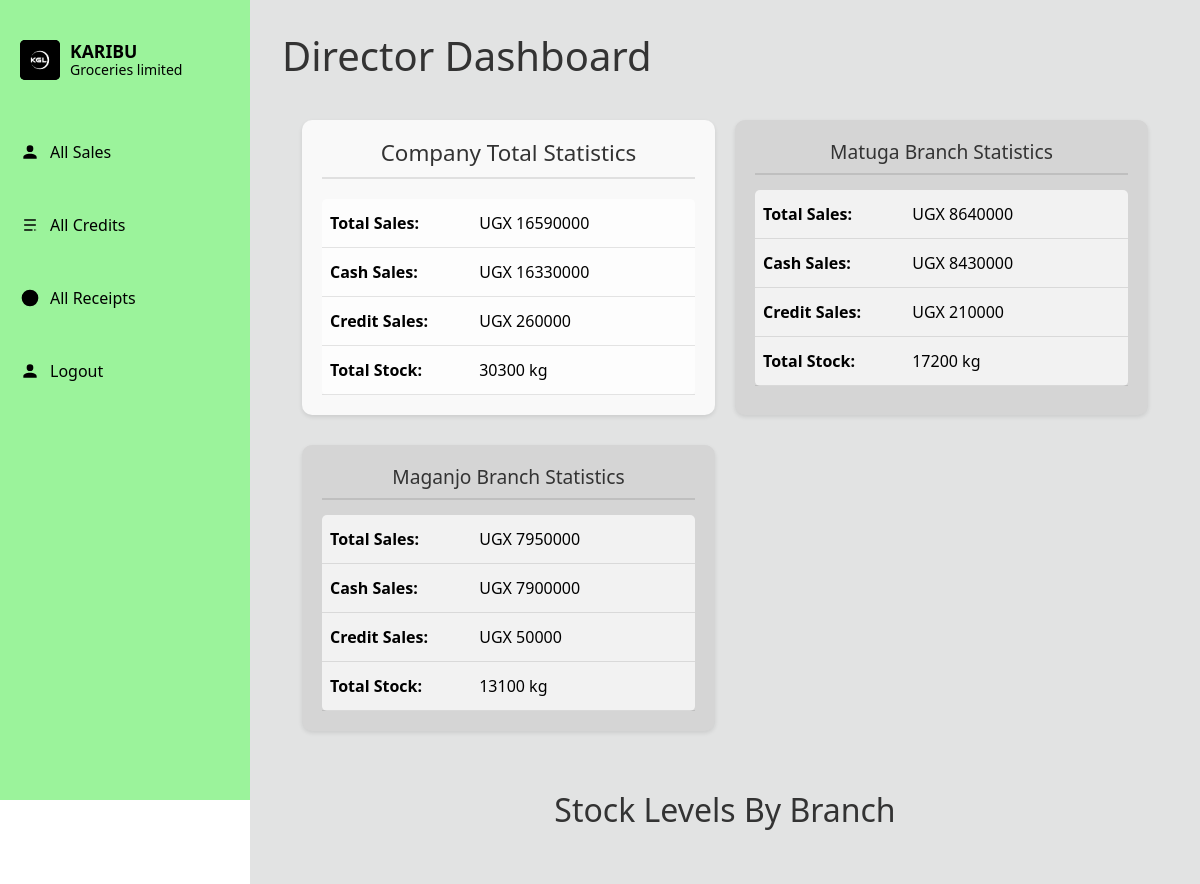
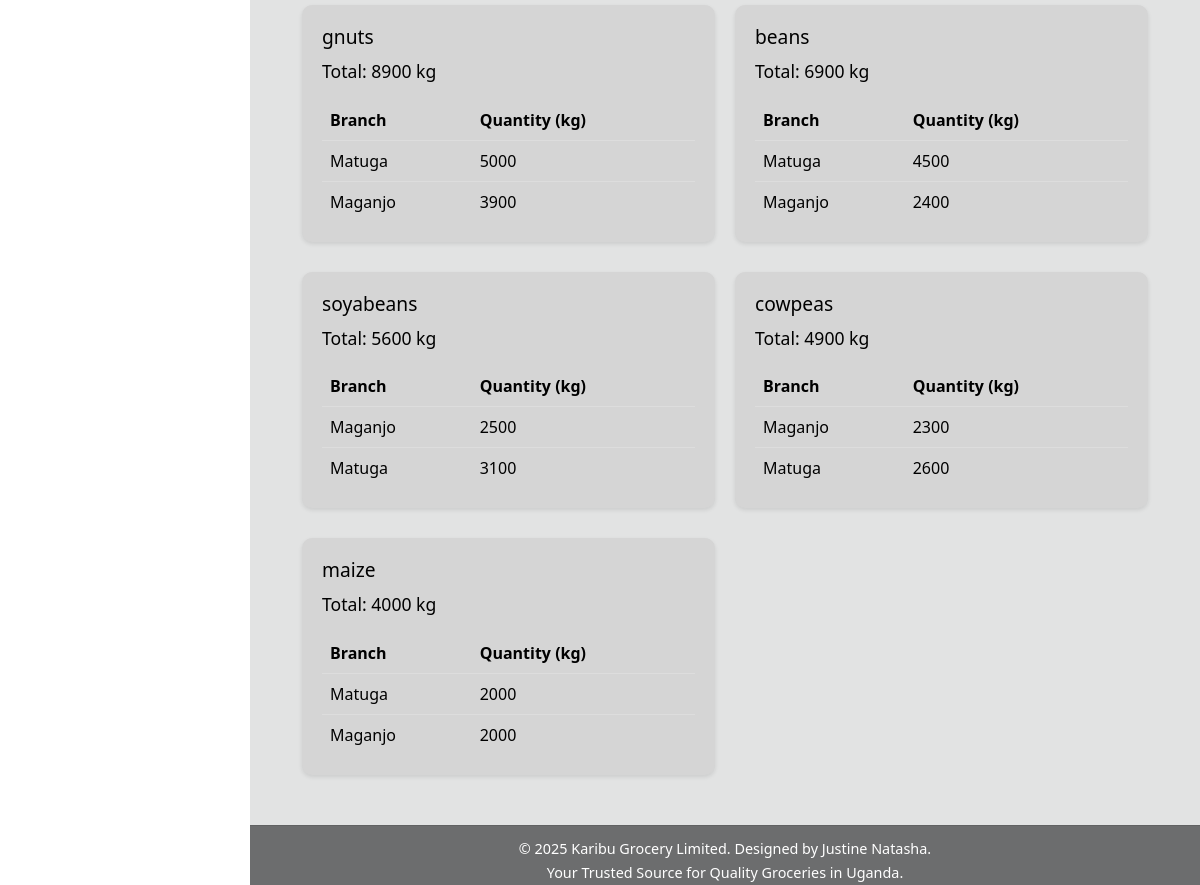
The page /dashboard1/ (signed in) on the database its author committed (2 pictures, top to bottom).
### home/models.py (models this page shows, shortened)
class Branch(models.Model):
    branch_name = models.CharField(max_length=25)
    location = models.CharField(max_length=50)

class Stock(models.Model):
    category_name = models.ForeignKey(Category, on_delete=models.CASCADE, blank=True, null=True)
    item_name = models.CharField(max_length=25, default="", blank=True, null=True)
    date = models.DateField(auto_now_add=True)
    time_of_produce = models.DateField(auto_now_add=True)
    tonnage = models.IntegerField(blank=True, null=True, default=0)
    total_quantity = models.IntegerField(blank=True, null=True, default=0)
    cost = models.IntegerField(blank=True, null=True, default=0)
    name_of_dealer = models.CharField(blank=True, null=True, max_length=255)
    branch_name = models.CharField(max_length=255, blank=True, null=True)
    contact = models.CharField(max_length=25)
    unit_price = models.IntegerField(default=0)
    unit_cost = models.IntegerField(default=0)
    current_stock = models.IntegerField()
    received_quantity = models.IntegerField(default=0, blank=True, null=True)

### home/views.py (the view)
# urls.py: path('dashboard1/', views.owner, name='owner'),
@login_required
@user_passes_test(is_owner_check)
def owner(request):
    branches = Branch.objects.all()
    branch_stats = {}
    for branch in branches:
        cash_sales = Sale.objects.filter(
            product_name__branch_name=branch.branch_name,
            method_of_payment='Cash'
        ).aggregate(
            total_cash=Sum('amount_received')
        )['total_cash'] or 0
        credit_sales = Credit.objects.filter(
            branch_name=branch.branch_name
        ).aggregate(
            total_credit=Sum('amount_due')
        )['total_credit'] or 0
        total_stock = Stock.objects.filter(
            branch_name=branch.branch_name
        ).aggregate(
            total_quantity=Sum('tonnage')
        )['total_quantity'] or 0
        branch_stats[branch.branch_name] = {
            'cash_sales': cash_sales,
            'credit_sales': credit_sales,
            'total_sales': cash_sales + credit_sales,
            'total_stock': total_stock
        }
    total_cash_sales = sum(stats['cash_sales'] for stats in branch_stats.values())
    total_credit_sales = sum(stats['credit_sales'] for stats in branch_stats.values())
    total_sales = total_cash_sales + total_credit_sales
    total_stock = sum(stats['total_stock'] for stats in branch_stats.values())
    all_stocks = Stock.objects.all()
    grouped_stocks = {}
    for stock in all_stocks:
        if stock.item_name not in grouped_stocks:
            grouped_stocks[stock.item_name] = {
                'name': stock.item_name,
                'branches': {},
                'total_quantity': 0
            }
        branch_name = stock.branch_name if stock.branch_name else 'Unknown'
        if branch_name not in grouped_stocks[stock.item_name]['branches']:
            grouped_stocks[stock.item_name]['branches'][branch_name] = 0
        grouped_stocks[stock.item_name]['branches'][branch_name] += stock.tonnage
        grouped_stocks[stock.item_name]['total_quantity'] += stock.tonnage
    combined_stocks = list(grouped_stocks.values())
    recent_sales = Sale.objects.all().order_by('-id')[:10]
    low_stock_items = Stock.objects.filter(tonnage__lt=200)
    context = {
        'total_sales': total_sales,
        'total_cash_sales': total_cash_sales,
        'total_credit_sales': total_credit_sales,
        'total_stock': total_stock,
        'recent_sales': recent_sales,
        'combined_stocks': combined_stocks,
        'low_stock_items': low_stock_items,
        'branch_stats': branch_stats,
    }
    return render(request, 'home/dashboard1.html', context)

### home/views.py (called while the page is built)
def is_owner_check(user):
    return user.is_owner

### home/templates/home/dashboard1.html (shortened to what this page needs)
{% load static %}
<!DOCTYPE html>
<html lang="en">
<head>
    <link rel="stylesheet" href="{% static 'dash.css' %}">
    <link rel="stylesheet" href="{% static 'bootstrap-5.0.2-dist/css/bootstrap.css' %}">
</head>
<body>
    <div class="sidebar">
        <div class="logo-container">
            <div class="logo">
                <img src="{% static 'log.jpg' %}" alt="Karibu Groceries Logo">
                <div class="logo-text">
                    KARIBU<br>
                    <span>Groceries limited</span>
                </div>
            </div>
        </div>
        <a href="/allsales/" class="menu-item">
            <svg viewBox="0 0 24 24">
                <path fill="currentColor" d="M12,4A4,4 0 0,1 16,8A4,4 0 0,1 12,12A4,4 0 0,1 8,8A4,4 0 0,1 12,4M12,14C16.42,14 20,15.79 20,18V20H4V18C4,15.79 7.58,14 12,14Z"/>
            </svg>
            <span>All Sales</span>
        </a><br>
        <a href="/credit/" class="menu-item">
            <svg viewBox="0 0 24 24">
                <path fill="currentColor" d="M5,5H19V7H5M5,11H19V13H5M5,17H15V19H5M17,17V19L20,18L17,17Z"/>
            </svg>
            <span>All Credits</span>
        </a><br>
        <a href="/receipt/" class="menu-item">
            <svg viewBox="0 0 24 24">
                <path fill="currentColor" d="M11,17H13V15H11V17M11,13H13V7H11V13M12,2A10,10 0 0,0 2,12A10,10 0 0,0 12,22A10,10 0 0,0 22,12A10,10 0 0,0 12,2Z"/>
            </svg>
            <span>All Receipts</span>
        </a><br>
        {% if user.is_authenticated %}
        <form action="{% url 'logout' %}" method="POST">
            <button type="submit" class="menu-item" style="background: none; border: none; color: black; cursor: pointer; padding: 10px 20px; margin-bottom: 5px; display: flex; align-items: center; text-decoration: none;">
                <svg viewBox="0 0 24 24" style="width: 20px; height: 20px; margin-right: 10px; fill: black;">
                    <path fill="currentColor" d="M12,4A4,4 0 0,1 16,8A4,4 0 0,1 12,12A4,4 0 0,1 8,8A4,4 0 0,1 12,4M12,14C16.42,14 20,15.79 20,18V20H4V18C4,15.79 7.58,14 12,14Z"/>
                </svg>
                <span>Logout</span>
            </button>
        </form>
        {% endif %}
    </div>
    <div class="main-content">
        <h1 style="color:#333">Director Dashboard</h1>
        <div class="branch-stats-grid">
            <div class="branch-card" style="background-color: #f9f9f9;">
                <h4 style="color: #333; font-size: 1.4rem; margin-bottom: 20px;">Company Total Statistics</h4>
                <table class="branch-stats-table">
                    <tbody>
                        <tr>
                            <th>Total Sales:</th>
                            <td>UGX {{ total_sales|floatformat:0 }}</td>
                        </tr>
                        <tr>
                            <th>Cash Sales:</th>
                            <td>UGX {{ total_cash_sales|floatformat:0 }}</td>
                        </tr>
                        <tr>
                            <th>Credit Sales:</th>
                            <td>UGX {{ total_credit_sales|floatformat:0 }}</td>
                        </tr>
                        <tr>
                            <th>Total Stock:</th>
                            <td>{{ total_stock }} kg</td>
                        </tr>
                    </tbody>
                </table>
            </div>
            {% for branch_name, stats in branch_stats.items %}
            <div class="branch-card">
                <h4>{{ branch_name }} Branch Statistics</h4>
                <table class="branch-stats-table">
                    <tbody>
                        <tr>
                            <th>Total Sales:</th>
                            <td>UGX {{ stats.total_sales|floatformat:0 }}</td>
                        </tr>
                        <tr>
                            <th>Cash Sales:</th>
                            <td>UGX {{ stats.cash_sales|floatformat:0 }}</td>
                        </tr>
                        <tr>
                            <th>Credit Sales:</th>
                            <td>UGX {{ stats.credit_sales|floatformat:0 }}</td>
                        </tr>
                        <tr>
                            <th>Total Stock:</th>
                            <td>{{ stats.total_stock }} kg</td>
                        </tr>
                    </tbody>
                </table>
            </div>
            {% endfor %}
        </div>
        <h2 style="text-align: center; color: #333; margin-top: 30px;">Stock Levels By Branch</h2>
        <div class="stock-grid">
            {% for stock in combined_stocks %}
            <div class="stock-card">
                <div class="stock-info">
                    <h4>{{ stock.name }}</h4>
                    <p class="quantity">Total: {{ stock.total_quantity }} kg</p>
                    <table class="branch-table">
                        <thead>
                            <tr class="color-black">
                                <th>Branch</th>
                                <th>Quantity (kg)</th>
                            </tr>
                        </thead>
                        <tbody>
                            {% for branch, quantity in stock.branches.items %}
                            <tr>
                                <td>{{ branch }}</td>
                                <td>{{ quantity }}</td>
                            </tr>
                            {% endfor %}
                        </tbody>
                    </table>
                </div>
            </div>
            {% endfor %}
        </div>
    </div>
    <footer>
        <p>&copy; 2025 Karibu Grocery Limited. Designed by Justine Natasha.</p>
        <p>Your Trusted Source for Quality Groceries in Uganda.</p>
    </footer>
</body>
</html>

### home/static/dash.css (style rules this page uses)
body { font-family: sans-serif; margin: 0; color: white; }
.sidebar { width: 250px; height: 100vh; background-color: #2E8B57; padding-top: 20px; box-sizing: border-box; display: flex; flex-direction: column; align-items: flex-start; }
.logo-container { padding: 20px; margin-bottom: 30px; }
.logo { display: flex; align-items: center; }
.logo img { height: 50px; margin-right: 10px; background-image: url(log.jpg); }
.logo-text { font-size: 24px; font-weight: bold; line-height: 1; }
.logo-text span { font-size: 16px; font-weight: normal; display: block; }
.menu-item { display: flex; align-items: center; padding: 15px 20px; text-decoration: none; color: white; width: 100%; box-sizing: border-box; }
.menu-item svg { margin-right: 10px; width: 20px; height: 20px; fill: white; }
.menu-item span { font-size: 16px; }

### home/templates/home/dashboard1.html (style rules this page uses)
body { display: flex; min-height: 100vh; flex-direction: column; margin: 0; padding: 0; }
.sidebar { width: 250px; background-color: #9bf39b; color: black; padding-top: 20px; position: fixed; height: 100vh; overflow-y: auto; }
.logo-container { padding: 20px; }
.logo { display: flex; align-items: center; }
.logo img { width: 40px; height: 40px; border-radius: 5px; margin-right: 10px; }
.logo-text { line-height: 1.2; font-size: 1.1em; }
.logo-text span { font-size: 0.8em; color: black; }
.menu-item { display: flex; align-items: center; padding: 10px 20px; text-decoration: none; color: black; margin-bottom: 5px; transition: background-color 0.3s ease; }
.menu-item svg { width: 20px; height: 20px; margin-right: 10px; fill: black; }
.main-content { flex: 1; margin-left: 250px; padding: 2rem; padding-bottom: 80px; min-height: calc(100vh - 60px); background-color: #e2e3e3; }
footer { position: fixed; bottom: 0; left: 250px; right: 0; height: 60px; background-color: #6c6d6e; padding: 10px 0; text-align: center; border-top: 1px solid rgba(0,0,0,0.1); margin: 0; z-index: 100; }
footer p { margin: 0.2rem 0; font-size: 0.9rem; line-height: 1.4; color: white; }
.stock-grid { display: grid; grid-template-columns: repeat(auto-fit, minmax(300px, 1fr)); gap: 20px; padding: 20px; margin-top: 40px; max-width: 960px; width: 100%; margin-left: auto; margin-right: auto; }
.stock-card { background: rgb(213, 213, 213); border-radius: 10px; box-shadow: 0 2px 4px rgba(0,0,0,0.1); padding: 20px; margin-bottom: 10px; }
.stock-info h4 { color:black; margin-bottom: 10px; font-size: 1.2rem; }
.quantity { font-size: 1.1rem; color:black; margin-bottom: 15px; }
.branch-table { width: 100%; border-collapse: collapse; margin-top: 10px; color:black; }
.branch-table th, .branch-table td { padding: 8px; text-align: left; border-bottom: 1px solid #ddd; color: black; }
.branch-table th { font-weight: bold; }
.branch-table tbody tr:last-child td { border-bottom: none; }
.branch-stats-grid { display: grid; grid-template-columns: repeat(auto-fit, minmax(300px, 1fr)); gap: 20px; padding: 20px; margin-top: 20px; max-width: 960px; width: 100%; margin-left: auto; margin-right: auto; }
.branch-card { background: rgb(213, 213, 213); border-radius: 10px; box-shadow: 0 2px 4px rgba(0,0,0,0.1); padding: 20px; margin-bottom: 10px; transition: transform 0.2s ease; }
.branch-card h4 { color: #333; margin-bottom: 15px; font-size: 1.2rem; text-align: center; padding-bottom: 10px; border-bottom: 2px solid rgba(0,0,0,0.1); }
.branch-stats-table { width: 100%; border-collapse: collapse; margin-top: 10px; color: black; background: rgba(255,255,255,0.7); border-radius: 5px; }
.branch-stats-table th, .branch-stats-table td { padding: 12px 8px; text-align: left; border-bottom: 1px solid rgba(0,0,0,0.1); }
.branch-stats-table th { font-weight: bold; width: 40%; }
.branch-stats-table td { font-weight: 500; }

### rows shown on the page
Branch: branch_stats "Matuga"
Branch: branch_stats "Maganjo"
Stock: name "gnuts", branches "Matuga"
Stock: branches "Maganjo"
Stock: name "beans", branches "Matuga"
Stock: branches "Maganjo"
Stock: name "soyabeans", branches "Maganjo"
Stock: branches "Matuga"
Stock: name "cowpeas", branches "Maganjo"
Stock: branches "Matuga"
Stock: name "maize", branches "Matuga"
Stock: branches "Maganjo"

### other values the page prints
{{ total_sales|floatformat:0 }} "16590000"
{{ total_cash_sales|floatformat:0 }} "16330000"
{{ total_credit_sales|floatformat:0 }} "260000"
{{ total_stock }} "30300"
{{ stats.total_sales|floatformat:0 }} "8640000" "7950000"
{{ stats.cash_sales|floatformat:0 }} "8430000" "7900000"
{{ stats.credit_sales|floatformat:0 }} "210000" "50000"
{{ stats.total_stock }} "17200" "13100"
{{ stock.total_quantity }} "8900" "6900" "5600" "4900" "4000"
{{ quantity }} "5000" "3900" "4500" "2400" "2500" "3100" "2300" "2600" "2000" "2000"
